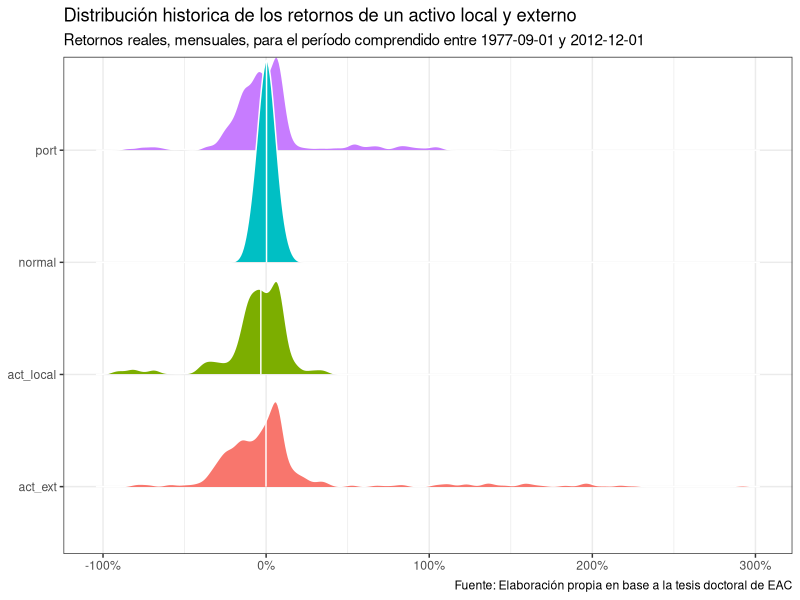

The R script that drew this image:
## ---- chunk 1

library(tidyverse)
library(ggridges)
library(lubridate)
library(glue)
library(scales)

retornos <- read_csv("raw_data/retornos.csv")

# Calculo de media y varianza de un portafolio constituido unicamente por activo local y activo externo, en partes iguales (o.5 cada uno):


valores <- retornos %>% 
  select(fecha:act_ext) %>% 
  pivot_longer(-fecha, names_to = "variable", values_to = "values") %>% 
  group_by(variable) %>% 
  summarise(
    mean = mean(values),
    median = median(values),
    variance = var(values),
    sd = sd(values)
  )






tenencia_A <- 0.5

ret_port <- tenencia_A * valores$mean[1] + (1-tenencia_A) * valores$mean[2]
var_port <- tenencia_A^2 * valores$variance[1] + 
              (1-tenencia_A)^2 * valores$variance[2] +
                2 * tenencia_A * (1-tenencia_A) * cov(retornos$act_local, retornos$act_ext)


prep_data <- retornos %>% 
  select(fecha:act_ext) %>% 
  mutate(
    port = act_local*tenencia_A + act_ext*(1-tenencia_A),
    normal = rnorm(424, mean = 0, sd = 0.05)
  ) %>% 
  pivot_longer(-fecha, names_to = "variable", values_to = "values")


aux <- prep_data %>% 
  group_by(variable) %>% 
  summarise(
    promedio = mean(values),
    desv_estandar = sd(values),
    varianza = desv_estandar^2
  )


knitr::kable(aux)
  


ggplot() +
  geom_density_ridges(
    data = prep_data,
    mapping = aes(x = values, fill = variable, y = variable),
    quantile_lines = TRUE,
    quantiles = 2,
    color = "white"
  ) +
  scale_x_continuous(
    labels = percent_format()
  ) +
  labs(
    title = "Distribución historica de los retornos de un activo local y externo",
    subtitle = glue("Retornos reales, mensuales, para el período comprendido entre {min(dmy(retornos$fecha))} y {max(dmy(retornos$fecha))}"),
    caption = "Fuente: Elaboración propia en base a la tesis doctoral de EAC"
  ) +
  theme_bw() +
  theme(
    axis.title = element_blank(),
    legend.position = "none"
  )

  
 
